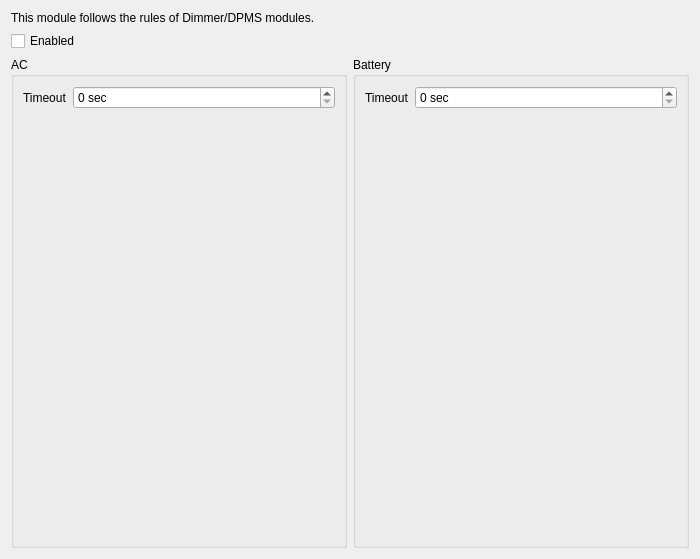
<?xml version="1.0" encoding="UTF-8"?>
<ui version="4.0">
 <class>KeyboardTab</class>
 <widget class="QWidget" name="KeyboardTab">
  <property name="geometry">
   <rect>
    <x>0</x>
    <y>0</y>
    <width>700</width>
    <height>559</height>
   </rect>
  </property>
  <property name="windowTitle">
   <string>KeyboardTab</string>
  </property>
  <layout class="QGridLayout" name="gridLayout_2">
   <item row="0" column="0" colspan="2">
    <widget class="QLabel" name="label">
     <property name="sizePolicy">
      <sizepolicy hsizetype="Preferred" vsizetype="Maximum">
       <horstretch>0</horstretch>
       <verstretch>0</verstretch>
      </sizepolicy>
     </property>
     <property name="text">
      <string>This module follows the rules of Dimmer/DPMS modules.</string>
     </property>
    </widget>
   </item>
   <item row="1" column="0">
    <widget class="QCheckBox" name="enableKb">
     <property name="text">
      <string>Enabled</string>
     </property>
    </widget>
   </item>
   <item row="2" column="0">
    <widget class="QGroupBox" name="acLayout">
     <property name="title">
      <string>AC</string>
     </property>
     <layout class="QGridLayout" name="gridLayout">
      <item row="0" column="0">
       <layout class="QFormLayout" name="formLayout_2">
        <item row="0" column="0">
         <widget class="QLabel" name="label_4">
          <property name="text">
           <string>Timeout</string>
          </property>
         </widget>
        </item>
        <item row="0" column="1">
         <widget class="QSpinBox" name="acTimeout">
          <property name="toolTip">
           <string>Seconds until keyboard is dimmed.</string>
          </property>
          <property name="suffix">
           <string> sec</string>
          </property>
          <property name="minimum">
           <number>0</number>
          </property>
          <property name="maximum">
           <number>10000</number>
          </property>
         </widget>
        </item>
       </layout>
      </item>
     </layout>
    </widget>
   </item>
   <item row="2" column="1">
    <widget class="QGroupBox" name="batLayout">
     <property name="title">
      <string>Battery</string>
     </property>
     <layout class="QGridLayout" name="gridLayout_3">
      <item row="1" column="0">
       <layout class="QFormLayout" name="formLayout_3">
        <item row="0" column="0">
         <widget class="QLabel" name="label_5">
          <property name="text">
           <string>Timeout</string>
          </property>
         </widget>
        </item>
        <item row="0" column="1">
         <widget class="QSpinBox" name="batTimeout">
          <property name="toolTip">
           <string>Seconds until keyboard is dimmed.</string>
          </property>
          <property name="suffix">
           <string> sec</string>
          </property>
          <property name="minimum">
           <number>0</number>
          </property>
          <property name="maximum">
           <number>10000</number>
          </property>
         </widget>
        </item>
       </layout>
      </item>
     </layout>
    </widget>
   </item>
  </layout>
 </widget>
 <resources/>
 <connections/>
</ui>
